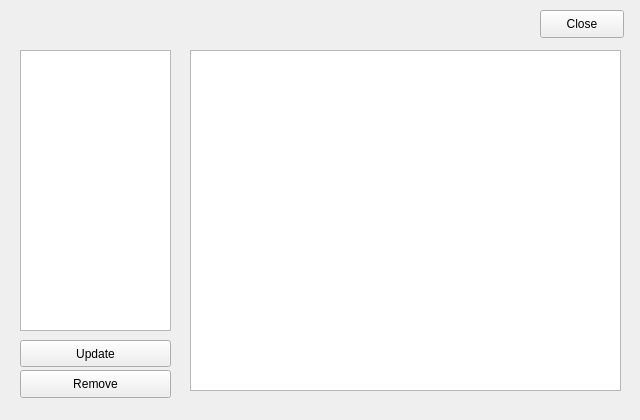
<?xml version="1.0" encoding="UTF-8"?>
<ui version="4.0">
 <class>ManageCapturesTab</class>
 <widget class="QWidget" name="ManageCapturesTab">
  <property name="geometry">
   <rect>
    <x>0</x>
    <y>0</y>
    <width>640</width>
    <height>420</height>
   </rect>
  </property>
  <property name="minimumSize">
   <size>
    <width>640</width>
    <height>420</height>
   </size>
  </property>
  <property name="maximumSize">
   <size>
    <width>640</width>
    <height>420</height>
   </size>
  </property>
  <property name="windowTitle">
   <string>Form</string>
  </property>
  <widget class="QListWidget" name="capturedHandshakesList">
   <property name="geometry">
    <rect>
     <x>20</x>
     <y>50</y>
     <width>151</width>
     <height>281</height>
    </rect>
   </property>
   <property name="editTriggers">
    <set>QAbstractItemView::CurrentChanged|QAbstractItemView::DoubleClicked|QAbstractItemView::SelectedClicked</set>
   </property>
   <property name="tabKeyNavigation">
    <bool>true</bool>
   </property>
   <property name="showDropIndicator" stdset="0">
    <bool>false</bool>
   </property>
   <property name="alternatingRowColors">
    <bool>true</bool>
   </property>
   <property name="isWrapping" stdset="0">
    <bool>true</bool>
   </property>
   <property name="selectionRectVisible">
    <bool>false</bool>
   </property>
   <property name="sortingEnabled">
    <bool>true</bool>
   </property>
  </widget>
  <widget class="QPlainTextEdit" name="captureInformationTextEdit">
   <property name="geometry">
    <rect>
     <x>190</x>
     <y>50</y>
     <width>431</width>
     <height>341</height>
    </rect>
   </property>
  </widget>
  <widget class="QPushButton" name="closeButton">
   <property name="geometry">
    <rect>
     <x>540</x>
     <y>10</y>
     <width>84</width>
     <height>28</height>
    </rect>
   </property>
   <property name="text">
    <string>Close</string>
   </property>
  </widget>
  <widget class="QPushButton" name="removeButton">
   <property name="geometry">
    <rect>
     <x>20</x>
     <y>370</y>
     <width>151</width>
     <height>28</height>
    </rect>
   </property>
   <property name="text">
    <string>Remove</string>
   </property>
  </widget>
  <widget class="QPushButton" name="updateButton">
   <property name="geometry">
    <rect>
     <x>20</x>
     <y>340</y>
     <width>151</width>
     <height>27</height>
    </rect>
   </property>
   <property name="text">
    <string>Update</string>
   </property>
  </widget>
 </widget>
 <resources/>
 <connections/>
</ui>
